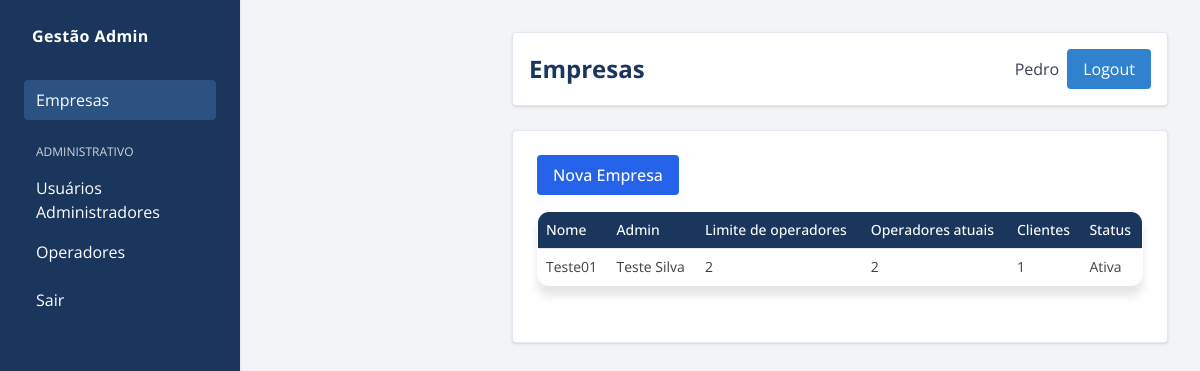
Page /adm/empresas/ (signed in) on the committed database.
### gestao/models/empresa.py (models this page shows, shortened)
class Empresa(models.Model):
    nome = models.CharField(max_length=150, unique=True)
    limite_colaboradores = models.PositiveIntegerField(default=0)
    admin = models.OneToOneField(
        "gestao.Cliente",
        on_delete=models.PROTECT,
        null=True,
        blank=True,
        related_name="empresa_administrada",
    )
    ativo = models.BooleanField(default=True)
    criado_em = models.DateTimeField(default=timezone.now)
    atualizado_em = models.DateTimeField(auto_now=True)
    class Meta:
        verbose_name = "Empresa"
        verbose_name_plural = "Empresas"
        ordering = ["nome"]

### gestao/models/cliente.py (models this page shows, shortened)
class Cliente(models.Model):
    usuario = models.OneToOneField(
        User, on_delete=models.CASCADE, related_name="cliente_gestao"
    )
    empresa = models.ForeignKey(
        "gestao.Empresa",
        on_delete=models.CASCADE,
        related_name="pessoas",
        null=True,
        blank=True,
    )
    telefone = models.CharField(max_length=20, blank=True)
    data_nascimento = models.DateField(null=True, blank=True)
    cpf = models.CharField(max_length=11, unique=True)
    PERFIS = (
        ("admin", "Administrador"),
        ("operador", "Operador"),
        ("cliente", "Cliente"),
    )
    perfil = models.CharField(max_length=10, choices=PERFIS, default="cliente")
    observacoes = models.TextField(blank=True)
    ativo = models.BooleanField(default=True)
    criado_por = models.ForeignKey(
        User, on_delete=models.CASCADE, related_name="usuarios_criados",
        null=True, blank=True
    )

### gestao/views/empresas.py (the view)
@login_required
def empresas_list(request):
    if (permission_denied := require_superadmin(request)):
        return permission_denied
    empresas = Empresa.objects.all().select_related("admin__usuario")
    empresas_info = []
    for empresa in empresas:
        operadores = Cliente.objects.filter(empresa=empresa, perfil="operador").count()
        clientes = Cliente.objects.filter(empresa=empresa, perfil="cliente").count()
        empresas_info.append(
            {
                "empresa": empresa,
                "operadores": operadores,
                "clientes": clientes,
            }
        )
    return render(
        request,
        "admin_custom/empresas.html",
        {"empresas_info": empresas_info},
    )

### gestao/views/empresas.py (called while the page is built)
def require_superadmin(request):
    if not request.user.is_superuser:
        return render(request, "sem_permissao.html")
    return None

### gestao/templates/admin_custom/empresas.html (shortened to what this page needs)
{% extends "admin_custom/base_admin.html" %}
{% load static %}
{% block header_title %}Empresas{% endblock %}
{% block menu_empresas %}bg-[#2c5282]{% endblock %}
{% block content %}
<div class="flex justify-between items-center mb-4">
  <a href="{% url 'admin_criar_empresa' %}" class="inline-block bg-blue-600 hover:bg-blue-700 text-white px-4 py-2 rounded font-medium">
    Nova Empresa
  </a>
</div>
<table class="min-w-full border border-zinc-200 text-sm">
  <thead class="bg-zinc-100 text-zinc-600">
    <tr>
      <th class="p-2 text-left font-medium">Nome</th>
      <th class="p-2 text-left font-medium">Admin</th>
      <th class="p-2 text-left font-medium">Limite de operadores</th>
      <th class="p-2 text-left font-medium">Operadores atuais</th>
      <th class="p-2 text-left font-medium">Clientes</th>
      <th class="p-2 text-left font-medium">Status</th>
    </tr>
  </thead>
  <tbody>
    {% for info in empresas_info %}
    <tr class="border-b border-zinc-100 hover:bg-zinc-50">
      <td class="p-2 text-zinc-700">{{ info.empresa.nome }}</td>
      <td class="p-2 text-zinc-700">
        {{ info.empresa.admin.usuario.get_full_name|default:info.empresa.admin.usuario.username|default:"—" }}
      </td>
      <td class="p-2 text-zinc-700">
        {{ info.empresa.limite_colaboradores|default:"0" }}
      </td>
      <td class="p-2 text-zinc-700">
        {{ info.operadores }}
      </td>
      <td class="p-2 text-zinc-700">
        {{ info.clientes }}
      </td>
      <td class="p-2 text-zinc-700">
        {% if info.empresa.ativo %}Ativa{% else %}Inativa{% endif %}
      </td>
    </tr>
    {% empty %}
    <tr>
      <td colspan="6" class="text-center text-red-500 py-4">Nenhuma empresa cadastrada.</td>
    </tr>
    {% endfor %}
  </tbody>
</table>
{% endblock %}

### gestao/templates/admin_custom/base_admin.html (shortened to what this page needs)
{% load static %}
<!DOCTYPE html>
<html lang="pt-br">
<head>
    <script src="https://cdn.tailwindcss.com"></script>
    <link rel="stylesheet" href="{% static 'gestao/admin_custom.css' %}">
    <link rel="stylesheet" href="{% static 'gestao/css/painel.css' %}">
</head>
<body class="bg-gray-100 text-black flex" style="font-family: 'Open Sans', sans-serif;">
        <aside class="bg-[#1a365d] w-60 min-h-screen p-6 fixed shadow text-white transition-all duration-300 relative">
        <div class="font-bold tracking-wide mb-8 pl-2 sidebar-label">
            Gestão Admin
        </div>
        <nav class="flex flex-col space-y-2">
             {% if request.user.is_superuser %}
                <a class="block px-3 py-2 rounded hover:bg-[#2c5282] {% block menu_empresas %}{% endblock %}" href="{% url 'admin_empresas' %}">Empresas</a>
            {% endif %}
            <div class="pt-4">
                <p class="px-3 text-gray-300 uppercase text-xs mb-2 sidebar-label">Administrativo</p>
                {% with perfil=request.user.cliente_gestao.perfil %}
                    {% if perfil == "admin" or request.user.is_superuser %}
                        <a class="flex items-center px-3 py-2 rounded hover:bg-[#2c5282]" href="{% url 'user_list' %}"><span class="sidebar-label">Usuários Administradores</span></a>
                        <a class="flex items-center px-3 py-2 rounded hover:bg-[#2c5282] {% block menu_operadores %}{% endblock %}" href="{% url 'operator_list' %}"><span class="sidebar-label">Operadores</span></a>
                    {% endif %}
                {% endwith %}
            </div>
             <a class="flex items-center px-3 py-2 rounded hover:bg-[#2c5282]" href="{% url 'logout' %}"><span class="sidebar-label">Sair</span></a>
        </nav>
    </aside>
     <main class="flex-1 ml-60 p-8 transition-all duration-300">
        <header class="bg-white rounded p-4 mb-6 flex justify-between items-center shadow">
                        <div class="flex items-center gap-2">
                <h1 class="text-2xl font-bold">{% block header_title %}Painel Administrativo{% endblock %}</h1>
            </div>
            <div class="flex items-center space-x-2">
                <span class="text-gray-700">{{ request.user.get_full_name|default:request.user.username }}</span>
                <a href="{% url 'logout' %}" class="bg-[#3182ce] hover:bg-[#2c5282] text-white px-4 py-2 rounded">Logout</a>
            </div>
        </header>
        <section class="bg-white rounded shadow p-6">
            {% block content %}{% endblock %}
        </section>
    </main>
</body>
</html>

### gestao/static/admin_custom.css (style rules this page uses)
body { background-color: #f7fafc; color: #000000; font-family: 'Open Sans', sans-serif; }
main > header, main > section { background-color: #ffffff !important; border: 1px solid #e2e8f0 !important; }
table { width: 100%; border-collapse: collapse; background-color: #ffffff; }
th, td { padding: 10px; border-bottom: 1px solid #e2e8f0; }
th { background-color: #f7fafc; color: #000000; }
a { color: #3182ce; text-decoration: none; }
aside { transition: transform 0.3s; }
main { transition: margin-left 0.3s; }
.sidebar-label { transition: opacity 0.3s; }

### gestao/static/gestao/css/painel.css (style rules this page uses)
body { background: #f7fafc; color: #1a202c; font-family: 'Open Sans', sans-serif; }
h1, h2, .valor, .section-title { color: #1a365d; }
table { width: 100%; border-collapse: collapse; background: #ffffff; border-radius: 12px; overflow: hidden; margin-bottom: 32px; box-shadow: 0 10px 8px rgba(0, 0, 0, 0.1); }
th, td { padding: 10px; text-align: left; }
th { background: #1a365d; color: #ffffff; }
tr { border-bottom: 1px solid #e2e8f0; }
tr:last-child { border-bottom: none; }
td { color: #1a202c; }

### rows in the picture
Empresa: empresa.nome "Teste01", empresa.admin.usuario.get_full_name "Teste Silva", empresa.limite_colaboradores "2", operadores "2", clientes "1", ativo "Ativa"

### other values in the picture
{{ request.user.get_full_name|default:request.user.username }} "Pedro"
